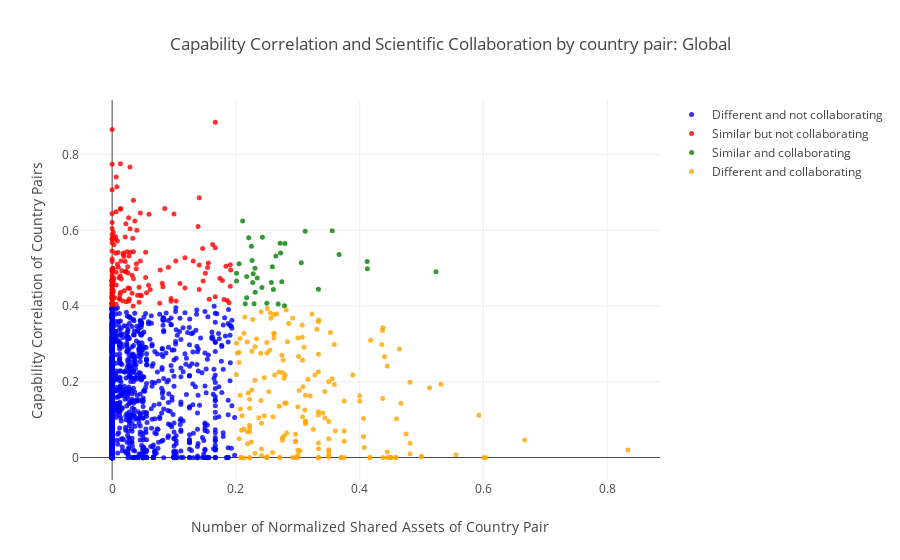

Notebook cell for this chart:
### Markdown cell above
Interactive version [here.](https://plot.ly/~duarteocarmo/34/)

### Code cell
from plotly.offline import download_plotlyjs, init_notebook_mode, plot, iplot
init_notebook_mode(connected=True)
from plotly.graph_objs import *

text_names = []
for pair in data_points_names:
    text_names.append('{}/{}'.format(pair[0], pair[1]))
    
    
names = ['Different and not collaborating', 'Similar but not collaborating', 'Similar and collaborating', 'Different and collaborating']
colors = ['blue', 'red', 'green', 'orange']
indexes = [[], [], [], []]


for i in range(len(globalNormalizedCollaborations)):
    if globalNormalizedCollaborations[i] < 0.2 and globalCapabilityCorrelation[i] < 0.4:
        indexes[0].append(i)
    if globalNormalizedCollaborations[i] < 0.2 and globalCapabilityCorrelation[i] > 0.4:
        indexes[1].append(i)
    if globalNormalizedCollaborations[i] > 0.2 and globalCapabilityCorrelation[i] > 0.4:
        indexes[2].append(i)
    if globalNormalizedCollaborations[i] > 0.2 and globalCapabilityCorrelation[i] < 0.4:
        indexes[3].append(i)


data = []
for k in range(4):
    data.append(Scatter(x=[globalNormalizedCollaborations[e] for e in indexes[k]] , 
                   y=[globalCapabilityCorrelation[e] for e in indexes[k]],
                   text = [text_names[e] for e in indexes[k]],
                   mode='markers',
                   name=names[k],
                   marker=Marker(color=colors[k], size=5, opacity=0.8)
                  ))


layout = dict(title = 'Capability Correlation and Scientific Collaboration by country pair: Global', 
             xaxis=dict(title='Number of Normalized Shared Assets of Country Pair'), 
             yaxis=dict(title='Capability Correlation of Country Pairs'))

fig = dict(data=data, layout=layout)

iplot(fig,show_link=True)

### Figure 1 — Plotly figure (JSON) as saved in the notebook; plotly's stock layout.template omitted (floating-point values rounded to 4 significant figures; data arrays with more than 128 entries replaced by an {"elided": "..."} marker saying what was removed)
{"data": [{"marker": {"color": "blue", "opacity": 0.8, "size": 5}, "mode": "markers", "name": "Different and not collaborating", "text": {"elided": "2211 str values"}, "type": "scatter", "x": {"elided": "2211 float values"}, "y": {"elided": "2211 float values"}}, {"marker": {"color": "red", "opacity": 0.8, "size": 5}, "mode": "markers", "name": "Similar but not collaborating", "text": {"elided": "173 str values"}, "type": "scatter", "x": {"elided": "173 float values"}, "y": {"elided": "173 float values"}}, {"marker": {"color": "green", "opacity": 0.8, "size": 5}, "mode": "markers", "name": "Similar and collaborating", "text": ["Austria/Belgium", "Austria/Germany", "Austria/Sweden", "Belgium/Germany", "Belgium/Italy", "Denmark/Estonia", "Denmark/Germany", "Denmark/Spain", "Denmark/United Kingdom", "Estonia/Spain", "Finland/Germany", "Finland/Netherlands", "Finland/United Kingdom", "France/Italy", "France/Netherlands", "France/Spain", "France/United Kingdom", "Germany/Ireland", "Germany/Italy", "Germany/Poland", "Germany/Portugal", "Germany/Spain", "Germany/Sweden", "Germany/United Kingdom", "Ireland/Spain", "Italy/Netherlands", "Italy/Poland", "Italy/Portugal", "Italy/Spain", "Italy/United Kingdom", "Netherlands/Spain", "Philippines/United States of America", "Poland/Spain", "Portugal/Spain", "Portugal/United Kingdom", "Romania/Spain", "Spain/United Kingdom"], "type": "scatter", "x": [0.2151, 0.5233, 0.2294, 0.4124, 0.2684, 0.2051, 0.2792, 0.2108, 0.2308, 0.3333, 0.2606, 0.242, 0.2207, 0.201, 0.2174, 0.201, 0.2344, 0.25, 0.3119, 0.4121, 0.3667, 0.2715, 0.2645, 0.2741, 0.2279, 0.2589, 0.2261, 0.2722, 0.2251, 0.2572, 0.2273, 0.2174, 0.2312, 0.3556, 0.3056, 0.2785, 0.2428], "y": [0.4059, 0.4908, 0.4063, 0.4983, 0.4053, 0.5119, 0.5654, 0.6249, 0.4998, 0.4443, 0.4439, 0.449, 0.5806, 0.4661, 0.4782, 0.4868, 0.4742, 0.4072, 0.5976, 0.5178, 0.5359, 0.566, 0.5324, 0.4638, 0.4853, 0.504, 0.52, 0.5403, 0.5578, 0.462, 0.4619, 0.422, 0.4364, 0.5987, 0.5141, 0.4008, 0.5819]}, {"marker": {"color": "orange", "opacity": 0.8, "size": 5}, "mode": "markers", "name": "Different and collaborating", "text": {"elided": "186 str values"}, "type": "scatter", "x": {"elided": "186 float values"}, "y": {"elided": "186 float values"}}], "layout": {"title": "Capability Correlation and Scientific Collaboration by country pair: Global", "xaxis": {"title": "Number of Normalized Shared Assets of Country Pair"}, "yaxis": {"title": "Capability Correlation of Country Pairs"}}}
